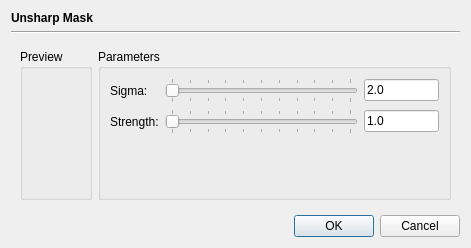
<?xml version="1.0" encoding="UTF-8"?>
<ui version="4.0">
 <class>OpUnsharpMaskDialog</class>
 <widget class="QDialog" name="OpUnsharpMaskDialog">
  <property name="geometry">
   <rect>
    <x>0</x>
    <y>0</y>
    <width>471</width>
    <height>248</height>
   </rect>
  </property>
  <property name="windowTitle">
   <string>Dialog</string>
  </property>
  <layout class="QVBoxLayout" name="verticalLayout">
   <item>
    <widget class="QLabel" name="label">
     <property name="font">
      <font>
       <bold>true</bold>
      </font>
     </property>
     <property name="text">
      <string>Unsharp Mask</string>
     </property>
    </widget>
   </item>
   <item>
    <widget class="Line" name="line">
     <property name="orientation">
      <enum>Qt::Horizontal</enum>
     </property>
    </widget>
   </item>
   <item>
    <widget class="QWidget" name="widget_2" native="true">
     <layout class="QHBoxLayout" name="horizontalLayout">
      <item>
       <widget class="QGroupBox" name="groupBox_2">
        <property name="title">
         <string>Preview</string>
        </property>
        <layout class="QVBoxLayout" name="verticalLayout_2">
         <item>
          <widget class="QWidget" name="previewWidget" native="true">
           <property name="sizePolicy">
            <sizepolicy hsizetype="Preferred" vsizetype="Preferred">
             <horstretch>1</horstretch>
             <verstretch>1</verstretch>
            </sizepolicy>
           </property>
          </widget>
         </item>
        </layout>
       </widget>
      </item>
      <item>
       <widget class="QGroupBox" name="groupBox">
        <property name="title">
         <string>Parameters</string>
        </property>
        <layout class="QGridLayout" name="gridLayout">
         <item row="0" column="0">
          <widget class="QLabel" name="label_2">
           <property name="text">
            <string>Sigma:</string>
           </property>
          </widget>
         </item>
         <item row="1" column="0">
          <widget class="QLabel" name="label_3">
           <property name="text">
            <string>Strength:</string>
           </property>
          </widget>
         </item>
         <item row="0" column="2">
          <widget class="QLineEdit" name="sigmaField">
           <property name="sizePolicy">
            <sizepolicy hsizetype="Fixed" vsizetype="Fixed">
             <horstretch>0</horstretch>
             <verstretch>0</verstretch>
            </sizepolicy>
           </property>
           <property name="maximumSize">
            <size>
             <width>75</width>
             <height>16777215</height>
            </size>
           </property>
           <property name="text">
            <string>2.0</string>
           </property>
           <property name="maxLength">
            <number>6</number>
           </property>
          </widget>
         </item>
         <item row="2" column="2">
          <spacer name="verticalSpacer">
           <property name="orientation">
            <enum>Qt::Vertical</enum>
           </property>
           <property name="sizeHint" stdset="0">
            <size>
             <width>20</width>
             <height>40</height>
            </size>
           </property>
          </spacer>
         </item>
         <item row="1" column="2">
          <widget class="QLineEdit" name="strengthField">
           <property name="sizePolicy">
            <sizepolicy hsizetype="Fixed" vsizetype="Fixed">
             <horstretch>0</horstretch>
             <verstretch>0</verstretch>
            </sizepolicy>
           </property>
           <property name="maximumSize">
            <size>
             <width>75</width>
             <height>16777215</height>
            </size>
           </property>
           <property name="text">
            <string>1.0</string>
           </property>
           <property name="maxLength">
            <number>6</number>
           </property>
          </widget>
         </item>
         <item row="0" column="1">
          <widget class="QSlider" name="sigmaSlider">
           <property name="sizePolicy">
            <sizepolicy hsizetype="Expanding" vsizetype="Fixed">
             <horstretch>0</horstretch>
             <verstretch>0</verstretch>
            </sizepolicy>
           </property>
           <property name="minimumSize">
            <size>
             <width>100</width>
             <height>0</height>
            </size>
           </property>
           <property name="maximum">
            <number>500</number>
           </property>
           <property name="sliderPosition">
            <number>0</number>
           </property>
           <property name="orientation">
            <enum>Qt::Horizontal</enum>
           </property>
           <property name="tickPosition">
            <enum>QSlider::TicksBothSides</enum>
           </property>
           <property name="tickInterval">
            <number>50</number>
           </property>
          </widget>
         </item>
         <item row="1" column="1">
          <widget class="QSlider" name="strengthSlider">
           <property name="minimumSize">
            <size>
             <width>100</width>
             <height>0</height>
            </size>
           </property>
           <property name="maximum">
            <number>200</number>
           </property>
           <property name="orientation">
            <enum>Qt::Horizontal</enum>
           </property>
           <property name="tickPosition">
            <enum>QSlider::TicksBothSides</enum>
           </property>
           <property name="tickInterval">
            <number>20</number>
           </property>
          </widget>
         </item>
        </layout>
       </widget>
      </item>
     </layout>
    </widget>
   </item>
   <item>
    <widget class="QDialogButtonBox" name="buttonBox">
     <property name="orientation">
      <enum>Qt::Horizontal</enum>
     </property>
     <property name="standardButtons">
      <set>QDialogButtonBox::Cancel|QDialogButtonBox::Ok</set>
     </property>
    </widget>
   </item>
  </layout>
 </widget>
 <resources/>
 <connections>
  <connection>
   <sender>buttonBox</sender>
   <signal>accepted()</signal>
   <receiver>OpUnsharpMaskDialog</receiver>
   <slot>accept()</slot>
   <hints>
    <hint type="sourcelabel">
     <x>248</x>
     <y>254</y>
    </hint>
    <hint type="destinationlabel">
     <x>157</x>
     <y>274</y>
    </hint>
   </hints>
  </connection>
  <connection>
   <sender>buttonBox</sender>
   <signal>rejected()</signal>
   <receiver>OpUnsharpMaskDialog</receiver>
   <slot>reject()</slot>
   <hints>
    <hint type="sourcelabel">
     <x>316</x>
     <y>260</y>
    </hint>
    <hint type="destinationlabel">
     <x>286</x>
     <y>274</y>
    </hint>
   </hints>
  </connection>
 </connections>
</ui>
